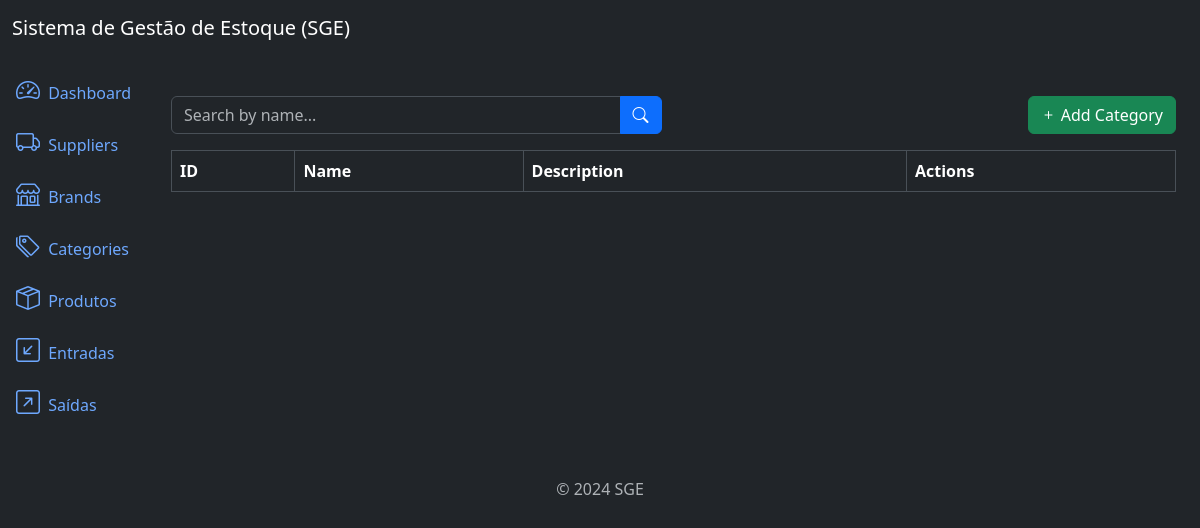
/categories/list/, run on an earlier commit of the app's database.
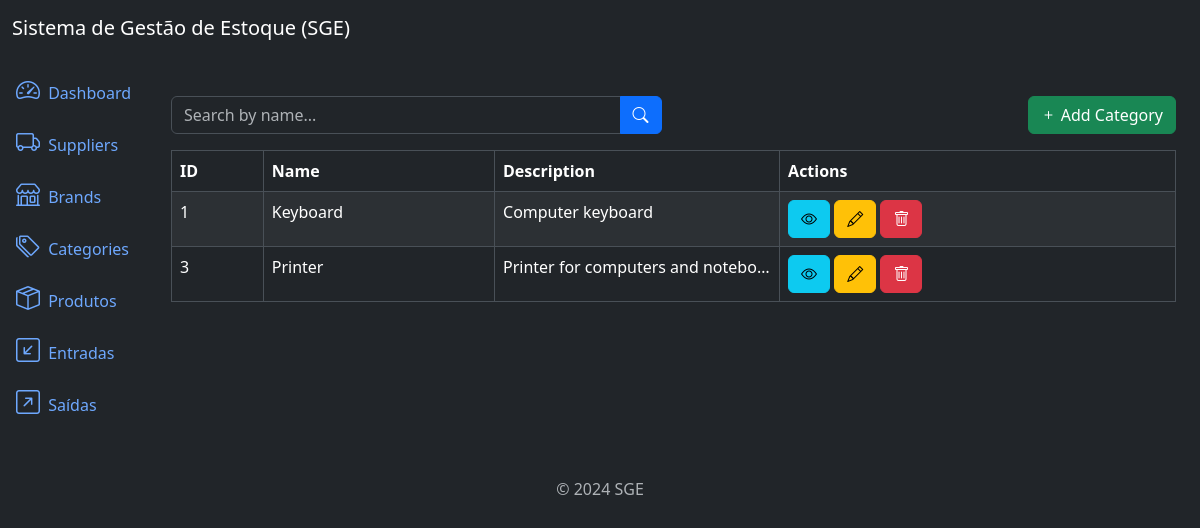
And on a later commit of the database.
### categories/models.py (models this page shows, shortened)
class Category(models.Model):
    name = models.CharField(max_length=500)
    description = models.TextField(null=True, blank=True)
    created_at = models.DateTimeField(auto_now_add=True)
    updated_at = models.DateTimeField(auto_now=True)
    class Meta:
        ordering = ['name']

### categories/views.py (the view)
# urls.py: path('categories/list/', views.CategoryListView.as_view(), name='category_list'),
class CategoryListView(ListView):
    model = models.Category
    template_name = 'category_list.html'
    context_object_name = 'categories'  # object will be send to template
    paginate_by = 10
    def get_queryset(self):
        queryset = super().get_queryset()  # return all registers
        name = self.request.GET.get('name')
        if name:
            queryset = queryset.filter(name__icontains=name)
        return queryset

### categories/templates/category_list.html (shortened to what this page needs)
{% extends 'base.html' %}
{% block content %}
<div class="row mb-3">
    <div class="col-md-6">
        <form method="get" action="{% url 'category_list' %}">
            <div class="input-group">
                <input type="text" class="form-control" name="name" placeholder="Search by name..." value="{{ request.GET.name }}">
                <button type="submit" class="btn btn-primary">
                    <i class="bi bi-search"></i>
                </button>
            </div>
        </form>
    </div>
    <div class="col-md-6">
        <a href="{% url 'category_create' %}" class="btn btn-success float-end">
            <i class="bi bi-plus"></i> Add Category
        </a>
    </div>
</div>
<div class="table-responsive">
    <table class="table table-striped table-bordered">
        <thead class="thead-dark">
            <tr>
                <th>ID</th>
                <th>Name</th>
                <th>Description</th>
                <th>Actions</th>
            </tr>
        </thead>
        <tbody>
            {% for category in categories %}
                <tr>
                    <td>{{ category.id }}</td>
                    <td>{{ category.name }}</td>
                    <td style="max-width:100px; white-space: nowrap; overflow: hidden; text-overflow: ellipsis">
                        {{ category.description }}
                    </td>
                    <td>
                        <a href="{% url 'category_detail' category.id %}" class="btn btn-info btn-small">
                            <i class="bi bi-eye"></i>
                        </a>
                        <a href="{% url 'category_update' category.id %}" class="btn btn-warning btn-small">
                            <i class="bi bi-pencil"></i>
                        </a>
                        <a href="{% url 'category_delete' category.id %}" class="btn btn-danger btn-small">
                            <i class="bi bi-trash"></i>
                        </a>
                    </td>
                </tr>
            {% endfor %}
        </tbody>
    </table>
</div>
{% endblock %}

What changed in the data, as far as the page shows it:
added Category: id "1", name "Keyboard", description "Computer keyboard"
added Category: id "3", name "Printer", description "Printer for computers and notebo…"
